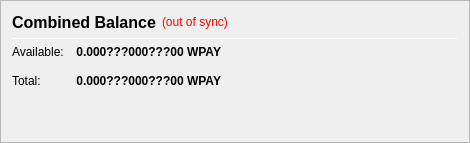
                   <widget class="QFrame" name="frame_CombinedBalances">
                    <property name="minimumSize">
                     <size>
                      <width>470</width>
                      <height>0</height>
                     </size>
                    </property>
                    <property name="frameShape">
                     <enum>QFrame::StyledPanel</enum>
                    </property>
                    <property name="frameShadow">
                     <enum>QFrame::Raised</enum>
                    </property>
                    <layout class="QVBoxLayout" name="verticalLayout_5">
                     <item>
                      <layout class="QHBoxLayout" name="horizontalLayout_5" stretch="0,0,0">
                       <item>
                        <widget class="QLabel" name="label_5z">
                         <property name="minimumSize">
                          <size>
                           <width>0</width>
                           <height>20</height>
                          </size>
                         </property>
                         <property name="font">
                          <font>
                           <pointsize>12</pointsize>
                           <weight>75</weight>
                           <bold>true</bold>
                          </font>
                         </property>
                         <property name="toolTip">
                          <string>Combined Balance (including unconfirmed and immature coins)</string>
                         </property>
                         <property name="text">
                          <string>Combined Balance</string>
                         </property>
                        </widget>
                       </item>
                       <item>
                        <widget class="QLabel" name="labelWalletStatus">
                         <property name="cursor">
                          <cursorShape>WhatsThisCursor</cursorShape>
                         </property>
                         <property name="toolTip">
                          <string>The displayed information may be out of date. Your wallet automatically synchronizes with the WPAY network after a connection is established, but this process has not completed yet.</string>
                         </property>
                         <property name="styleSheet">
                          <string notr="true">QLabel { color: red; }</string>
                         </property>
                         <property name="text">
                          <string notr="true">(out of sync)</string>
                         </property>
                         <property name="alignment">
                          <set>Qt::AlignLeading|Qt::AlignLeft|Qt::AlignVCenter</set>
                         </property>
                        </widget>
                       </item>
                       <item>
                        <spacer name="horizontalSpacer_1">
                         <property name="orientation">
                          <enum>Qt::Horizontal</enum>
                         </property>
                         <property name="sizeHint" stdset="0">
                          <size>
                           <width>40</width>
                           <height>20</height>
                          </size>
                         </property>
                        </spacer>
                       </item>
                      </layout>
                     </item>
                     <item>
                      <widget class="Line" name="line_CombinedBalance">
                       <property name="minimumSize">
                        <size>
                         <width>0</width>
                         <height>1</height>
                        </size>
                       </property>
                       <property name="maximumSize">
                        <size>
                         <width>16777215</width>
                         <height>1</height>
                        </size>
                       </property>
                       <property name="orientation">
                        <enum>Qt::Horizontal</enum>
                       </property>
                      </widget>
                     </item>
                     <item>
                      <layout class="QGridLayout" name="gridLayout_3">
                       <property name="spacing">
                        <number>12</number>
                       </property>
                       <item row="1" column="0">
                        <widget class="QLabel" name="labelBalanceTextz">
                         <property name="text">
                          <string>Available:</string>
                         </property>
                        </widget>
                       </item>
                       <item row="1" column="1">
                        <widget class="QLabel" name="labelBalancez">
                         <property name="font">
                          <font>
                           <weight>75</weight>
                           <bold>true</bold>
                          </font>
                         </property>
                         <property name="cursor">
                          <cursorShape>IBeamCursor</cursorShape>
                         </property>
                         <property name="toolTip">
                          <string>Your current spendable balance</string>
                         </property>
                         <property name="text">
                          <string notr="true">0.000???000???00 WPAY</string>
                         </property>
                         <property name="alignment">
                          <set>Qt::AlignRight|Qt::AlignTrailing|Qt::AlignVCenter</set>
                         </property>
                         <property name="textInteractionFlags">
                          <set>Qt::LinksAccessibleByMouse|Qt::TextSelectableByKeyboard|Qt::TextSelectableByMouse</set>
                         </property>
                        </widget>
                       </item>
                       <item row="2" column="0">
                        <widget class="QLabel" name="labelTotalTextz">
                         <property name="text">
                          <string>Total:</string>
                         </property>
                        </widget>
                       </item>
                       <item row="2" column="1">
                        <widget class="QLabel" name="labelTotalz">
                         <property name="font">
                          <font>
                           <weight>75</weight>
                           <bold>true</bold>
                          </font>
                         </property>
                         <property name="cursor">
                          <cursorShape>IBeamCursor</cursorShape>
                         </property>
                         <property name="toolTip">
                          <string>Total Balance, including all unavailable coins.</string>
                         </property>
                         <property name="text">
                          <string notr="true">0.000???000???00 WPAY</string>
                         </property>
                         <property name="alignment">
                          <set>Qt::AlignRight|Qt::AlignTrailing|Qt::AlignVCenter</set>
                         </property>
                         <property name="textInteractionFlags">
                          <set>Qt::LinksAccessibleByMouse|Qt::TextSelectableByKeyboard|Qt::TextSelectableByMouse</set>
                         </property>
                        </widget>
                       </item>
                       <item row="2" column="3">
                        <spacer name="horizontalSpacer_2">
                         <property name="orientation">
                          <enum>Qt::Horizontal</enum>
                         </property>
                         <property name="sizeHint" stdset="0">
                          <size>
                           <width>40</width>
                           <height>20</height>
                          </size>
                         </property>
                        </spacer>
                       </item>
                      </layout>
                     </item>
                     <item>
                      <spacer name="verticalSpacer_1">
                       <property name="orientation">
                        <enum>Qt::Vertical</enum>
                       </property>
                       <property name="sizeHint" stdset="0">
                        <size>
                         <width>20</width>
                         <height>40</height>
                        </size>
                       </property>
                      </spacer>
                     </item>
                    </layout>
                   </widget>
